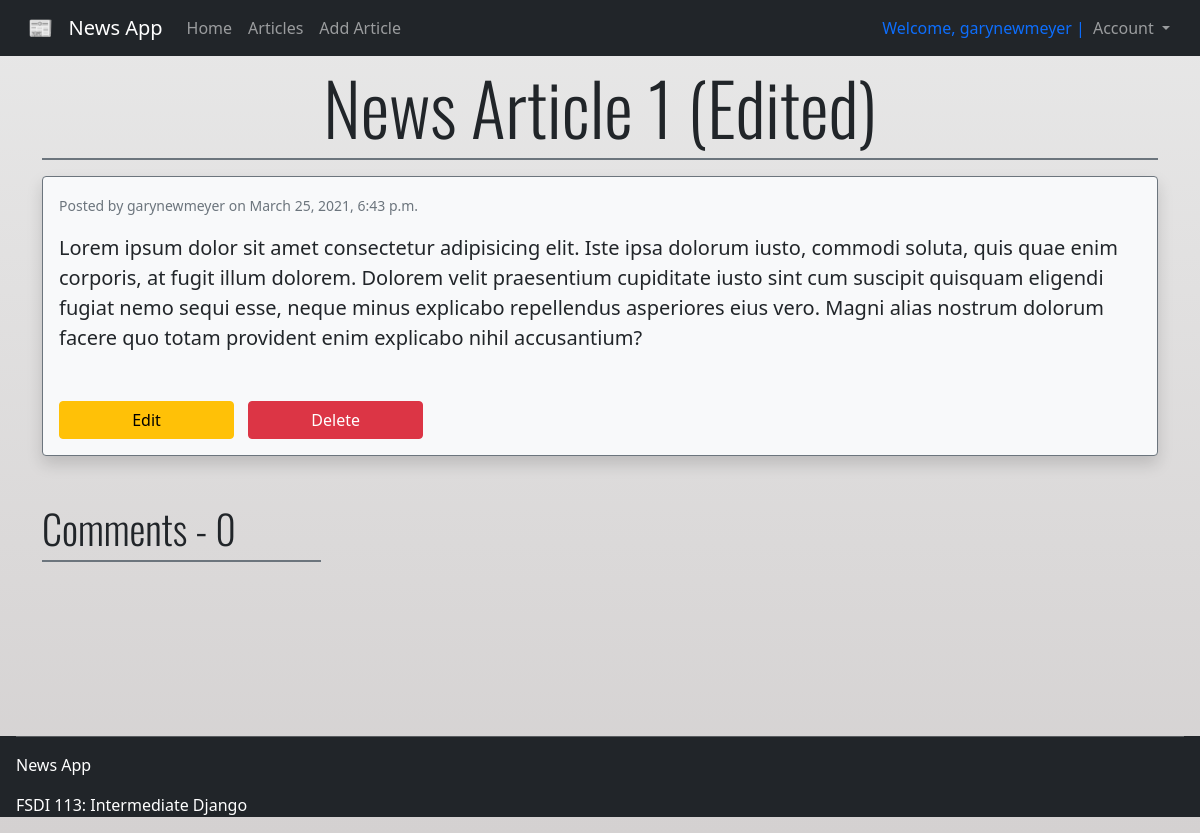
Page /articles/1/ (signed in) on the earlier database version.
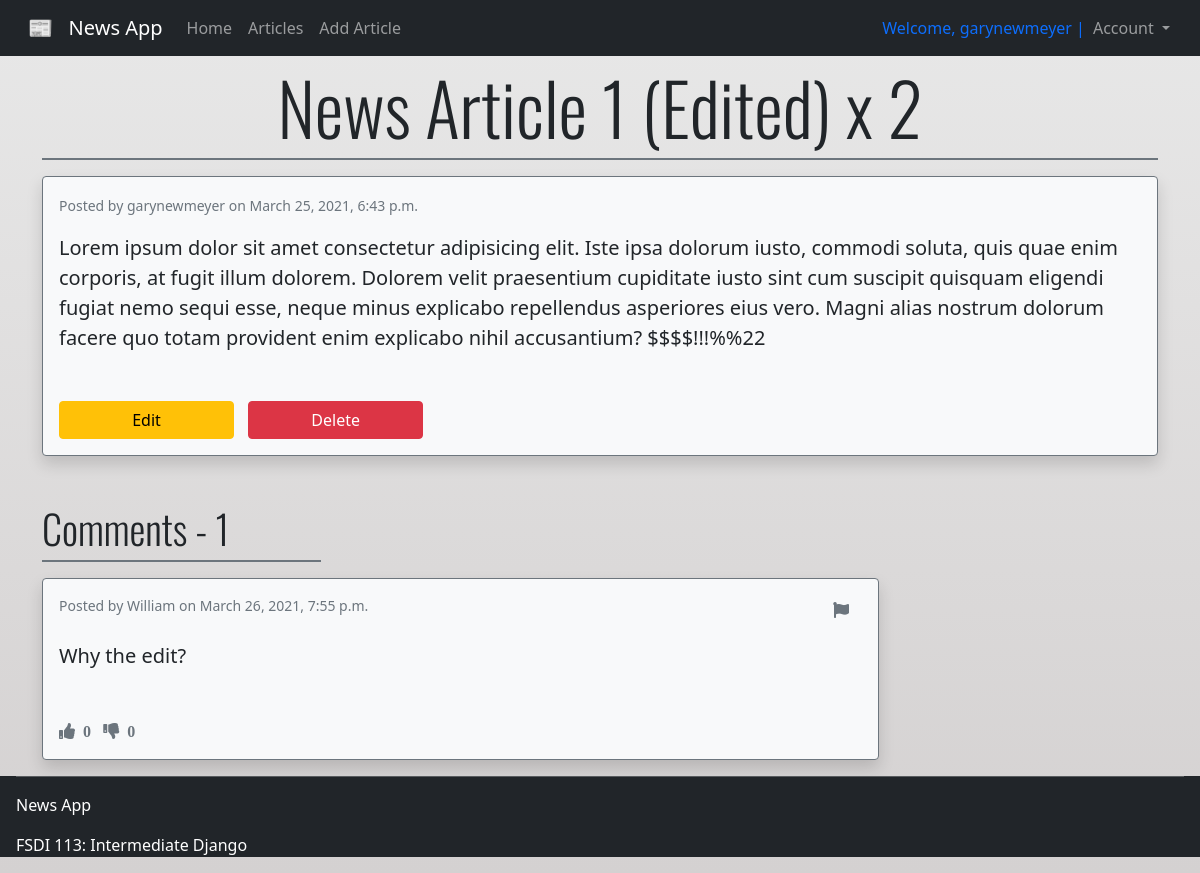
Same page on the later database version.
### articles/models.py (models this page shows, shortened)
class Article(models.Model):
    title = models.CharField(max_length=255)
    body = models.TextField()
    author = models.ForeignKey(get_user_model(), on_delete=models.CASCADE)
    likes = models.IntegerField(default=0)
    dislikes = models.IntegerField(default=0)
    flagged = models.BooleanField(default=False)
    created_at = models.DateTimeField(auto_now_add=True)

class Comment(models.Model):
    article = models.ForeignKey(
        Article,
        on_delete=models.CASCADE,
        related_name='comments'
    )
    comment = models.CharField(max_length=140)
    author = models.ForeignKey(
        get_user_model(),
        on_delete=models.CASCADE
    )
    likes = models.IntegerField(default=0)
    dislikes = models.IntegerField(default=0)
    flagged = models.BooleanField(default=False)
    created_at = models.DateTimeField(auto_now_add=True)
    def __str__(self):
        return self.comment

### accounts/models.py (models this page shows)
class CustomUser(AbstractUser):
    age = models.PositiveIntegerField(null=True, blank=True)

### articles/views.py (the view)
# urls.py: path('<int:pk>/', ArticleDetailView.as_view(), name='one_article'),
class ArticleDetailView(DetailView):
    model = Article
    template_name = 'articles/one_article.html'

### templates/articles/one_article.html (shortened to what this page needs)
{% extends "base.html" %}
{% block content %}
<div class="container pt-3">
    <h1 class="display-2 mt-5 text-center g-font">{{article.title}}</h1>
    <div class="divider bg-primary border border-secondary"></div>
    <div class="mt-3 p-3 border border-secondary bg-light rounded shadow">
        <small class="text-muted">Posted by {{article.author}} on {{article.created_at}}</small>
        <blockquote class="blockquote mb-5">
            <p class="mt-3">{{article.body}}</p>
        </blockquote>
        {% if user.id == article.author.id %}
            <a href="{% url 'edit_article' article.pk %}" class="btn btn-warning btn-wide">Edit</a>
            <a href="{% url 'delete_article' article.pk %}" class="btn btn-danger btn-wide">Delete</a>
        {% endif %}
    </div>
    <div class="comments mt-5">
        <h3 class="g-font display-6">Comments - {{article.comments.count}}</h3>
        <div class="divider bg-primary border border-secondary w-25 mb-3"></div>
        {% if user.id > 0 %}
        {% for comment in article.comments.all %}
            <div class="mt-3 p-3 border border-secondary bg-light rounded shadow w-75">
                <div class="d-flex justify-content-between">
                    <small class="text-muted">Posted by {{comment.author}} on {{comment.created_at}}</small>
                    {% if user.id == comment.author.id %}
                    <div>
                        <i class="fas fa-edit text-muted btn"><a href="{% url 'edit_article' article.pk %}"></a></i>
                        <i class="fas fa-trash-alt text-muted btn"><a href="{% url 'delete_article' article.pk %}"></a></i>
                    </div>
                    {% else %}
                    <div>
                        <i class="fas fa-flag text-muted btn" onclick="flagComment('{{comment.id}}')"></i>
                    </div>
                    {% endif %}
                </div>
                <blockquote class="blockquote mb-5">
                    <p class="mt-3">{{comment}}</p>
                </blockquote>
                <div class="like-btns">
                    <i id="likes-{{post.id}}" class="fas fa-thumbs-up text-muted">&nbsp {{comment.likes}} &nbsp</i>
                    <i id="dislikes-{{post.id}}" class="fas fa-thumbs-down text-muted">&nbsp {{comment.dislikes}} &nbsp</i>
                </div>
            </div>
        {% endfor %}
        {% else %}
            <div class="alert-warning mt-3 p-3 border border-warning rounded w-50" role="alert">You must be logged in to view comments.
            <a href="{% url 'login' %}">Login</a> or <a href="{% url 'signup' %}">Register</a>.
            </div>
        {% endif %}
    </div>
</div>
{% endblock content %}

Differences in the rows shown:
changed Article "garynewmeyer": title "News Article 1 (Edited)" → "News Article 1 (Edited) x 2"; body "…enim explicabo nihil accusantium?" → "…enim explicabo nihil accusantium? $$$$!!!%%22"; comments.count "0" → "1"
added Comment: author "William", created_at "March 26, 2021, 7:55 p.m.", comment "Why the edit?", likes "0", dislikes "0"
